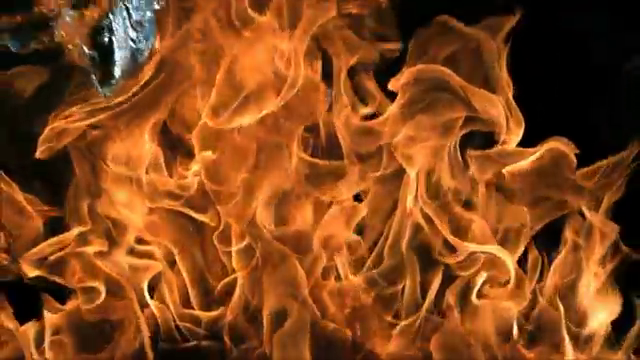
#> input picture frame 56 of City Brain/fr.mp4, 640 x 360 px
$ python fire.py
#> lines starting #> are read from the running program, lines starting #| are printed output that depends on the picture; after the words box and inside, x2 and y2 are one past the last pixel; in counts of white or black regions, pixels touching at a corner belong together
import cv2
import numpy as np
import playsound
import smtplib

Fire_Reported = 0
Alarm_Status = False

def play_audio():
	playsound.playsound("alsound.mp3",True)

def send_mail_function():
		recipientEmail = "itsankitpatil@gmail.com"
		recipientEmail = recipientEmail.lower()

		try:
			server = smtplib.SMTP('smtp.gmail.com',587)
			server.ehlo()
			server.starttls()
			server.login("ankitpatilprojects@gmail.com",'Code@Prog')
			server.sendmail('system_email',recipientEmail, "Warning A Fire is Detected in JSPM")
			print("sent to {}".format(recipientEmail))
			server.close()
		except Exception as e:
			print(e)

video = cv2.VideoCapture("fr.mp4")

while True:
	ret, frame = video.read()
#> frame is the input picture: shape (360, 640, 3); mean B, G, R 24.8, 68.1, 130.4
	#frame = cv2.resize(frame, (1000*600))
	#blur = cv2.GaussianBlur(frame, (15,15),0)
	hsv = cv2.cvtColor(frame,cv2.COLOR_BGR2HSV)
#> hsv: shape (360, 640, 3); mean H, S, V 14.8, 198.7, 130.8

	lower = [18,50,50]
	upper = [35,255,255]

	lower = np.array(lower,dtype='uint8')
	upper = np.array(upper,dtype='uint8')

	mask = cv2.inRange(hsv,lower,upper)
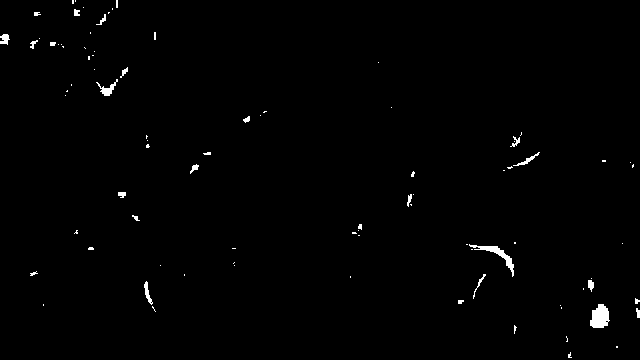
#> mask: shape (360, 640); 0.82% white; 88 white regions (65 under 20 px), largest, box (x1, y1, x2, y2) and area: (590, 304, 610, 328) 353, (469, 244, 514, 277) 279, (96, 79, 118, 96) 124

	output = cv2.bitwise_and(frame,hsv,mask=mask)

	size =cv2.countNonZero(mask)
#> size = 1880

	if int(size) > 15:
		Fire_Reported = Fire_Reported + 1

		if Fire_Reported >= 1:
			if Alarm_Status == False:
				send_mail_function()
				play_audio()
				Alarm_Status = True

	if ret ==False:
		break

	cv2.imshow("Output",output)

	if cv2.waitKey(40000) & 0xFF == ord("q"):
#> (key q is pressed here)
		break

	cv2.destroyAllWindows()
	video.release()

$ run again, starting later in the video
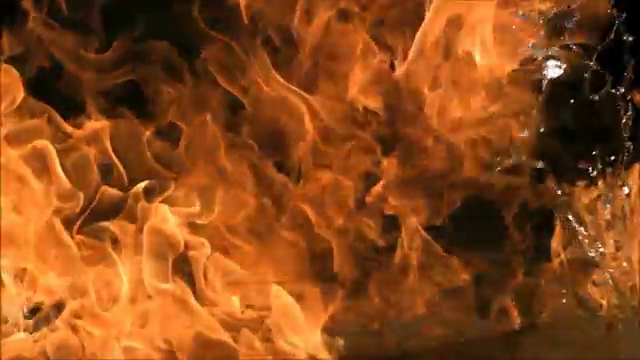
#> input picture frame 253 of City Brain/fr.mp4, 640 x 360 px
#> frame is the input picture: shape (360, 640, 3); mean B, G, R 24.1, 71.2, 137.4
#> hsv: shape (360, 640, 3); mean H, S, V 13.5, 211.5, 137.4
#> `mask = cv2.inRange(hsv,lower,upper)`:
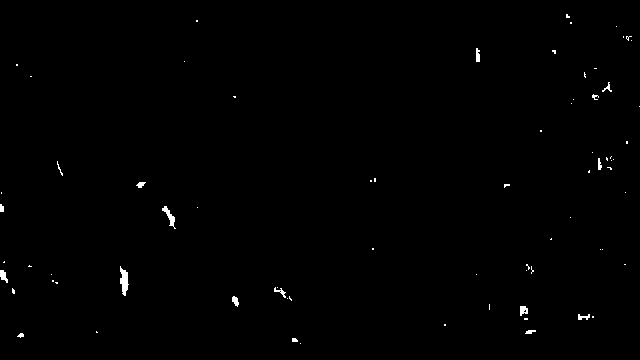
#> mask: shape (360, 640); 0.46% white; 74 white regions (57 under 20 px), largest, box (x1, y1, x2, y2) and area: (120, 266, 129, 296) 163, (162, 206, 176, 229) 106, (0, 270, 8, 283) 63
#> size = 1071
